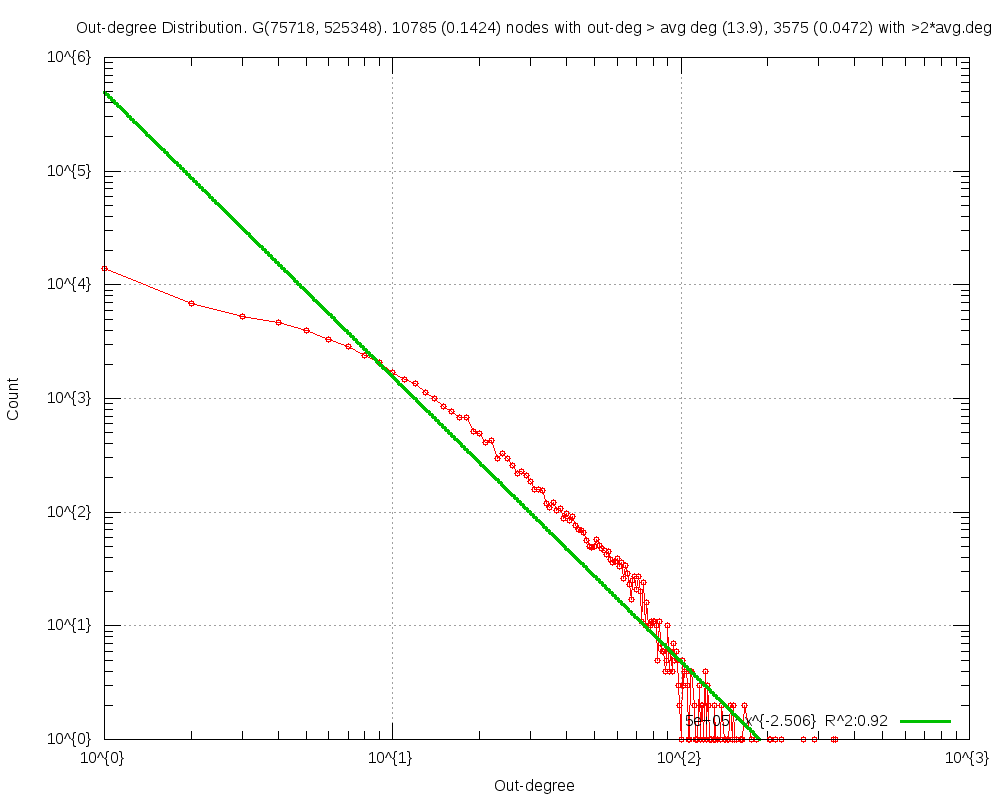

Here is the gnuplot script that generated this plot:
#
# Out-degree Distribution. G(75718, 525348). 10785 (0.1424) nodes with out-deg > avg deg (13.9), 3575 (0.0472) with >2*avg.deg (Wed Apr 30 17:12:35 2014)
#

set title "Out-degree Distribution. G(75718, 525348). 10785 (0.1424) nodes with out-deg > avg deg (13.9), 3575 (0.0472) with >2*avg.deg"
set key bottom right
set logscale xy 10
set format x "10^{%L}"
set mxtics 10
set format y "10^{%L}"
set mytics 10
set grid
set xlabel "Out-degree"
set ylabel "Count"
set tics scale 2
set yrange[1.000000:]
set terminal png size 1000,800
set output 'outDeg.FRDG_25.png'
plot 	"outDeg.FRDG_25.tab" using 1:2 title "" with linespoints pt 6,\
	f1(x)=496464.882253*x**-2.506359, f1(x) title "5e+05 * x^{-2.506}  R^2:0.92" with lines linewidth 3
